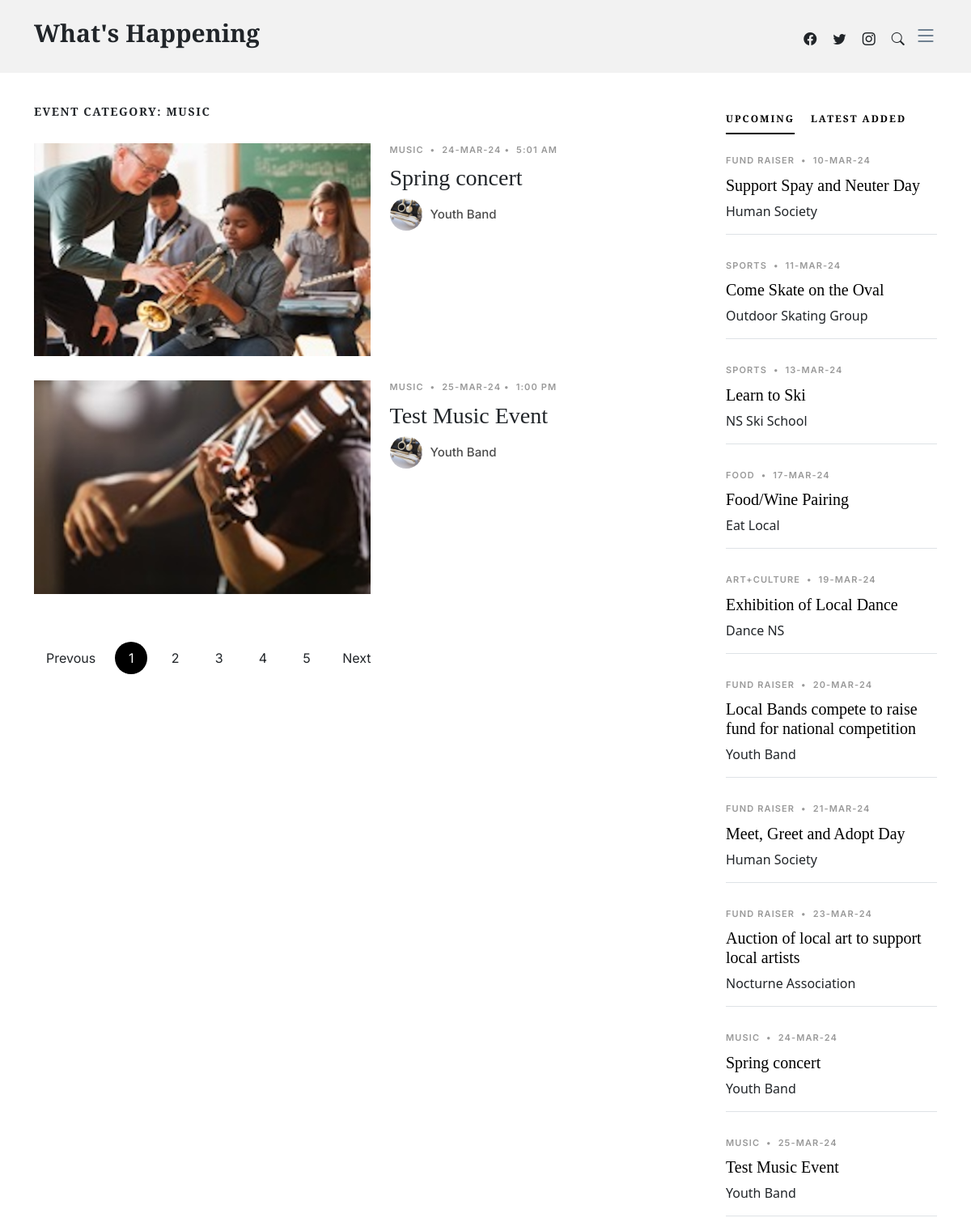
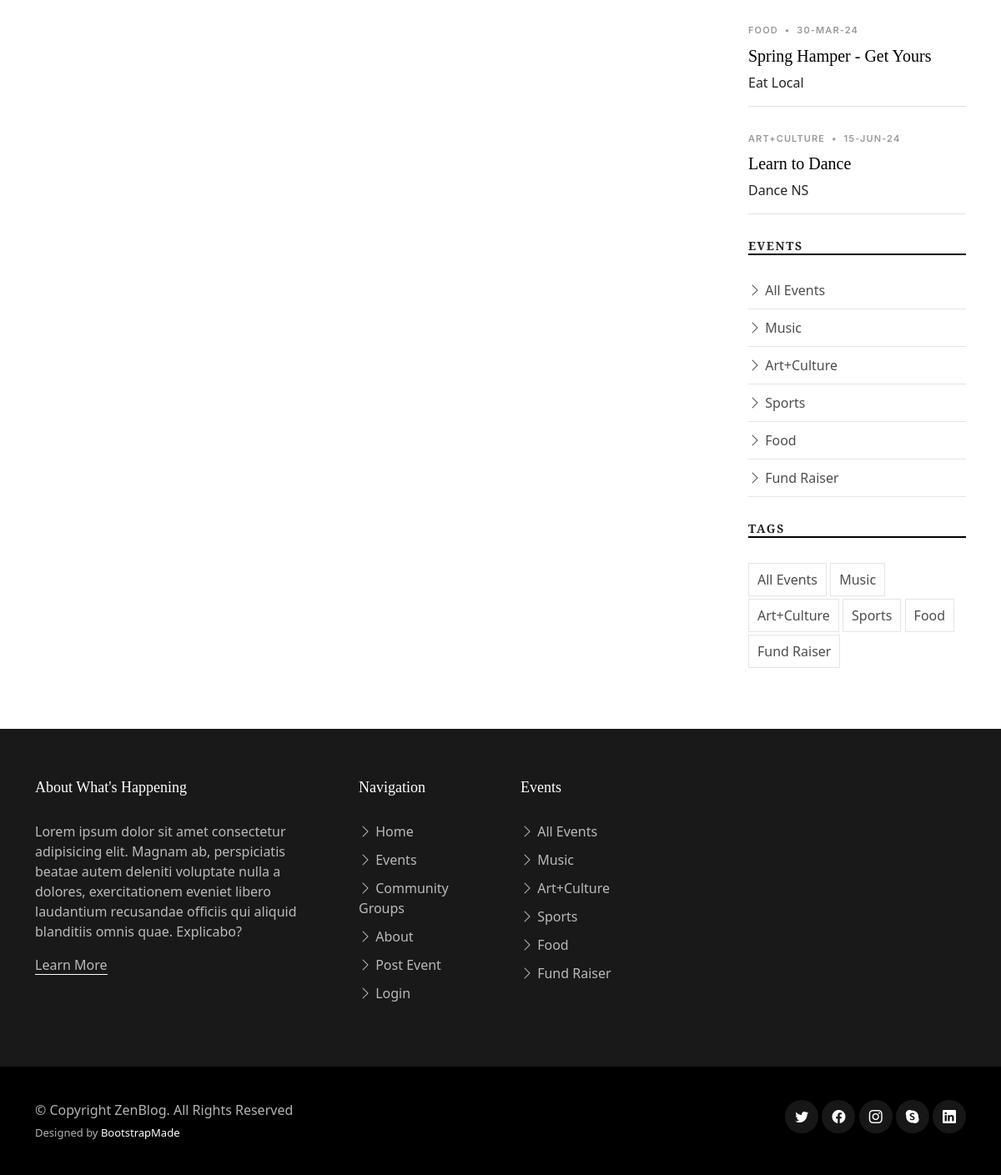
The page /events.php?category=Music on the database its author committed (2 pictures, top to bottom).
### tables this page shows
CREATE TABLE `events` (
  `EventID` int(11) NOT NULL,
  `EventTypeID` int(11) NOT NULL,
  `GroupID` int(11) NOT NULL,
  `EventDate` timestamp NOT NULL DEFAULT CURRENT_TIMESTAMP,
  `SubmitDate` timestamp NOT NULL DEFAULT CURRENT_TIMESTAMP,
  `EventTitle` varchar(100) NOT NULL,
  `EventImage` varchar(50) NOT NULL,
  `EventDesc` text NOT NULL
);

CREATE TABLE `eventtypes` (
  `EventTypeID` int(11) NOT NULL,
  `EventType` varchar(100) NOT NULL
);

CREATE TABLE `groups` (
  `GroupID` int(11) NOT NULL,
  `GroupName` varchar(100) NOT NULL,
  `GroupImage` varchar(50) NOT NULL,
  `GroupType` varchar(100) NOT NULL,
  `GroupDesc` text NOT NULL,
  `ContactName` varchar(255) NOT NULL,
  `ContactEmail` varchar(255) NOT NULL
);

### events.php (the view, shortened to what this page needs)
<!DOCTYPE html>
<html lang="en">
<head>
  <link href="assets/vendor/bootstrap/css/bootstrap.min.css" rel="stylesheet">
  <link href="assets/vendor/bootstrap-icons/bootstrap-icons.css" rel="stylesheet">
  <link href="assets/vendor/swiper/swiper-bundle.min.css" rel="stylesheet">
  <link href="assets/vendor/glightbox/css/glightbox.min.css" rel="stylesheet">
  <link href="assets/vendor/aos/aos.css" rel="stylesheet">
  <link href="assets/css/variables.css" rel="stylesheet">
  <link href="assets/css/main.css" rel="stylesheet">
</head>
<body>
  <header id="header" class="header d-flex align-items-center fixed-top">
    <div class="container-fluid container-xl d-flex align-items-center justify-content-between">
      <a href="index.php" class="logo d-flex align-items-center">
        <h1>What's Happening</h1>
      </a>
      <div class="position-relative">
        <a href="#" class="mx-2"><span class="bi-facebook"></span></a>
        <a href="#" class="mx-2"><span class="bi-twitter"></span></a>
        <a href="#" class="mx-2"><span class="bi-instagram"></span></a>
        <a href="#" class="mx-2 js-search-open"><span class="bi-search"></span></a>
        <i class="bi bi-list mobile-nav-toggle"></i>
      </div>
    </div>
  </header>
  <main id="main">
    <section>
      <div class="container">
        <div class="row">
          <div class="col-md-9" data-aos="fade-up">
            <?php
              if (!isset($_GET['category'])) {
                echo "<h3 class=\"category-title\">Event Category: All</h3>";
              }
              else {
                $category = $_GET['category'];
                if ($category == "Art Culture") {
                  $category = "Art+Culture";
                  echo "<h3 class=\"category-title\">Event Category: Art+Culture</h3>";
                }
                else {
                  echo "<h3 class=\"category-title\">Event Category: $category</h3>";
                }
              }
              require_once 'serverlogin.php';
              $conn = new mysqli($db_hostname, $db_username, $db_password, $db_database);
              mysqli_select_db($conn, $db_database) or die("Cannot select the database".mysqli_connect_error());
              if (isset($category)) {
                $eventQuery = "SELECT EventID, EventTitle, EventImage, EventDate, GroupName, GroupImage, EventType FROM Events, Groups, EventTypes WHERE Events.GroupID = Groups.GroupID AND Events.EventTypeID = EventTypes.EventTypeID AND EventTypes.EventType = '$category' ORDER BY EventDate";
              }
              else {
                $eventQuery = "SELECT EventID, EventTitle, EventImage, EventDate, GroupName, GroupImage, EventType FROM Events, Groups, EventTypes WHERE Events.GroupID = Groups.GroupID AND Events.EventTypeID = EventTypes.EventTypeID ORDER BY EventDate";
              }
              $result = mysqli_query($conn, $eventQuery);
              if ($result->num_rows > 0) {
                while ($row = $result->fetch_assoc()) {
                  $eventID = $row['EventID'];
                  $title = $row['EventTitle'];
                  $eventImg = $row['EventImage'];
                  $group = $row['GroupName'];
                  $groupImg = $row['GroupImage'];
                  $type = $row['EventType'];
                  $eventDate = explode(" ", $row['EventDate']);
                  $date = date_create($eventDate[0]);
                  $time = date_create($eventDate[1]);
                  $formatDate = date_format($date, "d-M-y");
                  $formatTime = date_format($time, "g:i A");
                  $section = <<<HTML
                  <div class="d-md-flex post-entry-2 half">
                    <a href="single-post.php?eventNumber=$eventID" class="me-4 thumbnail">
                      <img src=$eventImg alt="" class="img-fluid">
                    </a>
                    <div>
                      <div class="post-meta"><span class="date">$type</span> <span class="mx-1">&bullet;</span> <span>$formatDate</span><span class="mx-1">&bullet;</span> <span>$formatTime</span></div>
                      <h3><a href="single-post.php?eventNumber=$eventID">$title</a></h3>
                      <div class="d-flex align-items-center author">
                        <div class="photo"><img src=$groupImg alt="" class="img-fluid"></div>
                        <div class="name">
                          <h3 class="m-0 p-0">$group</h3>
                        </div>
                      </div>
                    </div>
                  </div>
                HTML;
                echo $section;
              }
            }
            ?>
            <div class="text-start py-4">
              <div class="custom-pagination">
                <a href="#" class="prev">Prevous</a>
                <a href="#" class="active">1</a>
                <a href="#">2</a>
                <a href="#">3</a>
                <a href="#">4</a>
                <a href="#">5</a>
                <a href="#" class="next">Next</a>
              </div>
            </div>
          </div>
          <div class="col-md-3">
            <div class="aside-block">
              <ul class="nav nav-pills custom-tab-nav mb-4" id="pills-tab" role="tablist">
                <li class="nav-item" role="presentation">
                  <button class="nav-link active" id="pills-popular-tab" data-bs-toggle="pill" data-bs-target="#pills-popular" type="button" role="tab" aria-controls="pills-popular" aria-selected="true">Upcoming</button>
                </li>
                <li class="nav-item" role="presentation">
                  <button class="nav-link" id="pills-latest-tab" data-bs-toggle="pill" data-bs-target="#pills-latest" type="button" role="tab" aria-controls="pills-latest" aria-selected="false">Latest Added</button>
                </li>
              </ul>
              <div class="tab-content" id="pills-tabContent">
                <div class="tab-pane fade show active" id="pills-popular" role="tabpanel" aria-labelledby="pills-popular-tab">
                  <?php
                    $upcomingQuery = "SELECT EventID, EventTitle, GroupName, EventType, EventDate FROM Events, Groups, EventTypes WHERE Events.GroupID = Groups.GroupID AND Events.EventTypeID = EventTypes.EventTypeID ORDER BY EventDate";
                    $upcomingEvents = mysqli_query($conn, $upcomingQuery);
                    if ($upcomingEvents->num_rows > 0) {
                      while ($row = $upcomingEvents->fetch_assoc()) {
                        $eventID = $row['EventID'];
                        $title = $row['EventTitle'];
                        $group = $row['GroupName'];
                        $type = $row['EventType'];
                        $eventDate = explode(" ", $row['EventDate']);
                        $date = date_create($eventDate[0]);
                        $formatDate = date_format($date, "d-M-y");
                        $section = <<<HTML
                          <div class="post-entry-1 border-bottom">
                            <div class="post-meta"><span class="date">$type</span> <span class="mx-1">&bullet;</span> <span>$formatDate</span></div>
                            <h2 class="mb-2"><a href="single-post.php?eventNumber=$eventID">$title</a></h2>
                            <span class="author mb-3 d-block">$group</span>
                          </div>
                        HTML;
                        echo $section;
                      }
                    }
                  ?>
                </div>
              </div>
            </div>
            <div class="aside-block">
              <h3 class="aside-title">Events</h3>
              <ul class="aside-links list-unstyled">
                <li><a href="events.php"><i class="bi bi-chevron-right"></i> All Events</a></li>
                <li><a href="events.php?category=Music"><i class="bi bi-chevron-right"></i> Music</a></li>
                <li><a href="events.php?category=Art+Culture"><i class="bi bi-chevron-right"></i> Art+Culture</a></li>
                <li><a href="events.php?category=Sports"><i class="bi bi-chevron-right"></i> Sports</a></li>
                <li><a href="events.php?category=Food"><i class="bi bi-chevron-right"></i> Food</a></li>
                <li><a href="events.php?category=Fund Raiser"><i class="bi bi-chevron-right"></i> Fund Raiser</a></li>
              </ul>
            </div>
            <div class="aside-block">
              <h3 class="aside-title">Tags</h3>
              <ul class="aside-tags list-unstyled">
                <li><a href="events.php">All Events</a></li>
                <li><a href="events.php?category=Music">Music</a></li>
                <li><a href="events.php?category=Art+Culture">Art+Culture</a></li>
                <li><a href="events.php?category=Sports">Sports</a></li>
                <li><a href="events.php?category=Food">Food</a></li>
                <li><a href="events.php?category=Fund Raiser">Fund Raiser</a></li>
              </ul>
            </div>
          </div>
        </div>
      </div>
    </section>
  </main>
  <footer id="footer" class="footer">
    <div class="footer-content">
      <div class="container">
      <div class="row g-5">
          <div class="col-lg-4">
            <h3 class="footer-heading">About What's Happening</h3>
            <p>Lorem ipsum dolor sit amet consectetur adipisicing elit. Magnam ab, perspiciatis beatae autem deleniti voluptate nulla a dolores, exercitationem eveniet libero laudantium recusandae officiis qui aliquid blanditiis omnis quae. Explicabo?</p>
            <p><a href="about.php" class="footer-link-more">Learn More</a></p>
          </div>
          <div class="col-6 col-lg-2">
            <h3 class="footer-heading">Navigation</h3>
            <ul class="footer-links list-unstyled">
              <li><a href="index.php"><i class="bi bi-chevron-right"></i> Home</a></li>
              <li><a href="events.php"><i class="bi bi-chevron-right"></i> Events</a></li>
              <li><a href="groups.php"><i class="bi bi-chevron-right"></i> Community Groups</a></li>
              <li><a href="about.php"><i class="bi bi-chevron-right"></i> About</a></li>
              <li><a href="post.php"><i class="bi bi-chevron-right"></i> Post Event</a></li>
              <li><a href="login.php"><i class="bi bi-chevron-right"></i> Login</a></li>
            </ul>
          </div>
          <div class="col-6 col-lg-2">
            <h3 class="footer-heading">Events</h3>
            <ul class="footer-links list-unstyled">
              <li><a href="events.php"><i class="bi bi-chevron-right"></i> All Events</a></li>
              <li><a href="events.php?category=Music"><i class="bi bi-chevron-right"></i> Music</a></li>
              <li><a href="events.php?category=Art+Culture"><i class="bi bi-chevron-right"></i> Art+Culture</a></li>
              <li><a href="events.php?category=Sports"><i class="bi bi-chevron-right"></i> Sports</a></li>
              <li><a href="events.php?category=Food"><i class="bi bi-chevron-right"></i> Food</a></li>
              <li><a href="events.php?category=Fund Raiser"><i class="bi bi-chevron-right"></i> Fund Raiser</a></li>
            </ul>
          </div>
        </div>
      </div>
    </div>
    <div class="footer-legal">
      <div class="container">
        <div class="row justify-content-between">
          <div class="col-md-6 text-center text-md-start mb-3 mb-md-0">
            <div class="copyright">
              © Copyright <strong><span>ZenBlog</span></strong>. All Rights Reserved
            </div>
            <div class="credits">
              Designed by <a href="https://bootstrapmade.com/">BootstrapMade</a>
            </div>
          </div>
          <div class="col-md-6">
            <div class="social-links mb-3 mb-lg-0 text-center text-md-end">
              <a href="#" class="twitter"><i class="bi bi-twitter"></i></a>
              <a href="#" class="facebook"><i class="bi bi-facebook"></i></a>
              <a href="#" class="instagram"><i class="bi bi-instagram"></i></a>
              <a href="#" class="google-plus"><i class="bi bi-skype"></i></a>
              <a href="#" class="linkedin"><i class="bi bi-linkedin"></i></a>
            </div>
          </div>
        </div>
      </div>
    </div>
  </footer>
</body>
</html>

### assets/css/variables.css (style rules this page uses)
:root { --font-default: 'EB Garamond', system-ui, -apple-system, "Segoe UI", Roboto, "Helvetica Neue", Arial, "Noto Sans", "Liberation Sans", sans-serif, "Apple Color Emoji", "Segoe UI Emoji", "Segoe UI Symbol", "Noto Color Emoji"; --font-primary: 'EB Garamond', serif; --font-secondary: 'Inter', sans-serif; --color-default: #212529; --color-default-rgb: 33, 37, 41; --color-links: #212529; --color-links-hover: #15171a; --color-primary: #212529; --color-primary-light: #26282c; --color-primary-dark: #0b0c0e; --color-primary-rgb: 33, 37, 41; --color-primary-light-rgb: 38, 40, 44; --color-primary-dark-rgb: 11, 12, 14; --color-secondary: #596d80; --color-secondary-light: #8498aa; --color-secondary-dark: #404f5c; --color-secondary-rgb: 89, 109, 128; --color-secondary-light-rgb: 132, 152, 170; --color-secondary-dark-rgb: 64, 79, 92; --color-blue: #0d6efd; --color-blue-rgb: 13, 110, 253; --color-indigo: #6610f2; --color-indigo-rgb: 102, 16, 242; --color-purple: #6f42c1; --color-purple-rgb: 111, 66, 193; --color-pink: #f3268c; --color-pink-rgb: 243, 38, 140; --color-red: #df1529; --color-red-rgb: 223, 21, 4; --color-orange: #fd7e14; --color-orange-rgb: 253, 126, 20; --color-yellow: #ffc107; --color-yellow-rgb: 255, 193, 7; --color-green: #059652; --color-green-rgb: 5, 150, 82; --color-teal: #20c997; --color-teal-rgb: 32, 201, 151; --color-cyan: #0dcaf0; --color-cyan-rgb: 13, 202, 240; --color-white: #ffffff; --color-white-rgb: 255, 255, 255; --color-gray: #6c757d; --color-gray-rgb: 108, 117, 125; --color-black: #000000; --color-black-rgb: 0, 0, 0; }
:root { --bs-blue: var(--color-blue); --bs-indigo: var(--color-indigo); --bs-purple: var(--color-purple); --bs-pink: var(--color-pink); --bs-red: var(--color-red); --bs-orange: var(--color-orange); --bs-yellow: var(--color-yellow); --bs-green: var(--color-green); --bs-teal: var(--color-teal); --bs-cyan: var(--color-cyan); --bs-white: var(--color-white); --bs-gray: var(--color-gray); --bs-gray-dark: #343a40; --bs-gray-100: #f8f9fa; --bs-gray-200: #e9ecef; --bs-gray-300: #dee2e6; --bs-gray-400: #ced4da; --bs-gray-500: #adb5bd; --bs-gray-600: #6c757d; --bs-gray-700: #495057; --bs-gray-800: #343a40; --bs-gray-900: #212529; --bs-primary: var(--color-blue); --bs-secondary: var(--color-blue); --bs-success: #198754; --bs-info: #0dcaf0; --bs-warning: #ffc107; --bs-danger: #dc3545; --bs-light: #f8f9fa; --bs-dark: #212529; --bs-primary-rgb: var(--color-primary-rgb); --bs-secondary-rgb: var(--color-secondary-rgb); --bs-success-rgb: 25, 135, 84; --bs-info-rgb: 13, 202, 240; --bs-warning-rgb: 255, 193, 7; --bs-danger-rgb: 220, 53, 69; --bs-light-rgb: 248, 249, 250; --bs-dark-rgb: 33, 37, 41; --bs-white-rgb: var(--color-white-rgb); --bs-black-rgb: var(--color-black-rgb); --bs-body-color-rgb: var(--color-default-rgb); --bs-body-bg-rgb: 255, 255, 255; --bs-font-sans-serif: var(--font-default); --bs-font-monospace: SFMono-Regular, Menlo, Monaco, Consolas, "Liberation Mono", "Courier New", monospace; --bs-gradient: linear-gradient(180deg, rgba(255, 255, 255, 0.15), rgba(255, 255, 255, 0)); --bs-body-font-family: var(--font-default); --bs-body-font-size: 1rem; --bs-body-font-weight: 400; --bs-body-line-height: 1.5; --bs-body-color: var(--color-default); --bs-body-bg: #fff; }

### rows shown on the page
events: EventImage (picture), EventTypeID.EventType "MUSIC", EventDate "24-MAR-24", EventDate "5:01 AM", EventTitle "Spring concert", GroupID.GroupImage (picture), GroupID.GroupName "Youth Band"
events: EventImage (picture), EventTypeID.EventType "MUSIC", EventDate "25-MAR-24", EventDate "1:00 PM", EventTitle "Test Music Event", GroupID.GroupImage (picture), GroupID.GroupName "Youth Band"
events: EventTypeID.EventType "FUND RAISER", EventDate "10-MAR-24", EventTitle "Support Spay and Neuter Day", GroupID.GroupName "Human Society"
events: EventTypeID.EventType "SPORTS", EventDate "11-MAR-24", EventTitle "Come Skate on the Oval", GroupID.GroupName "Outdoor Skating Group"
events: EventTypeID.EventType "SPORTS", EventDate "13-MAR-24", EventTitle "Learn to Ski", GroupID.GroupName "NS Ski School"
events: EventTypeID.EventType "FOOD", EventDate "17-MAR-24", EventTitle "Food/Wine Pairing", GroupID.GroupName "Eat Local"
events: EventTypeID.EventType "ART+CULTURE", EventDate "19-MAR-24", EventTitle "Exhibition of Local Dance", GroupID.GroupName "Dance NS"
events: EventTypeID.EventType "FUND RAISER", EventDate "20-MAR-24", EventTitle "Local Bands compete to raise fund for national competition", GroupID.GroupName "Youth Band"
events: EventTypeID.EventType "FUND RAISER", EventDate "21-MAR-24", EventTitle "Meet, Greet and Adopt Day", GroupID.GroupName "Human Society"
events: EventTypeID.EventType "FUND RAISER", EventDate "23-MAR-24", EventTitle "Auction of local art to support local artists", GroupID.GroupName "Nocturne Association"
events: EventTypeID.EventType "FOOD", EventDate "30-MAR-24", EventTitle "Spring Hamper - Get Yours", GroupID.GroupName "Eat Local"
events: EventTypeID.EventType "ART+CULTURE", EventDate "15-JUN-24", EventTitle "Learn to Dance", GroupID.GroupName "Dance NS"

### other values the page prints
$category "MUSIC"
